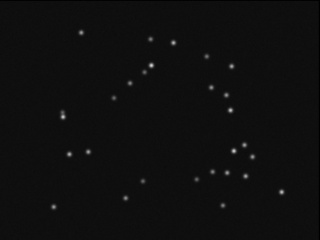
#> input picture tests/rust-fixtures/images/standard/frame_00.jpg, 320 x 240 px
$ python -i foreground_mask.py   (imports and definitions only)
#> lines starting #> are read from the running program, lines starting #| are printed output that depends on the picture; after the words box and inside, x2 and y2 are one past the last pixel; in counts of white or black regions, pixels touching at a corner belong together
#> further down, picture is the input picture: shape (240, 320, 3); min 0, max 212, mean 15.1
"""
Star Trail Aligner - Foreground Mask Module

Provides sky/ground segmentation for foreground preservation during
synthetic trail extension. This ensures the landscape stays sharp
while only the stars are rotated.

The segmentation uses a combination of:
1. Color analysis in HSV space (sky is typically blue/gray)
2. Brightness thresholding (stars are bright points)
3. Morphological cleanup (reduce noise)
"""

import cv2
import numpy as np
from typing import Optional, Tuple


def segment_sky_ground(
    image: np.ndarray,
    method: str = 'combined',
    refinement_iterations: int = 2
) -> np.ndarray:
    """
    Create a binary mask separating sky from ground.

    Args:
        image: Input image in BGR format (uint8 or uint16)
        method: Segmentation method ('brightness', 'color', 'combined')
        refinement_iterations: Number of morphological cleanup passes

    Returns:
        Binary mask where 255 = sky, 0 = ground
    """
    # Normalize to uint8 if needed
    if image.dtype == np.uint16:
        img_8bit = (image / 256).astype(np.uint8)
    elif image.dtype == np.float32 or image.dtype == np.float64:
        img_8bit = (np.clip(image, 0, 255)).astype(np.uint8)
    else:
        img_8bit = image.astype(np.uint8)

    if method == 'brightness':
        sky_mask = _segment_by_brightness(img_8bit)
    elif method == 'color':
        sky_mask = _segment_by_color(img_8bit)
    else:  # combined
        sky_mask = _segment_combined(img_8bit)

    # Morphological cleanup
    sky_mask = _morphological_cleanup(sky_mask, iterations=refinement_iterations)

    return sky_mask


def _segment_by_brightness(image: np.ndarray) -> np.ndarray:
    """
    Segment sky based on brightness threshold.

    Assumes sky is generally brighter than dark ground (common at night).
    Uses Otsu's method for automatic threshold selection.
    """
    # Convert to grayscale
    if len(image.shape) == 3:
        gray = cv2.cvtColor(image, cv2.COLOR_BGR2GRAY)
    else:
        gray = image

    # Apply Gaussian blur to reduce noise
    blurred = cv2.GaussianBlur(gray, (5, 5), 0)

    # Use Otsu's method for automatic threshold
    _, sky_mask = cv2.threshold(blurred, 0, 255, cv2.THRESH_BINARY + cv2.THRESH_OTSU)
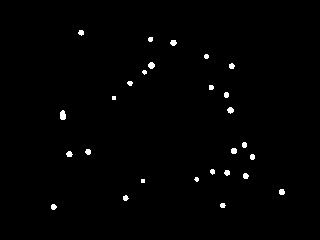
#> sky_mask: shape (240, 320); 0.94% white; 27 white regions (4 under 20 px), largest, box (x1, y1, x2, y2) and area: (60, 110, 66, 120) 50, (148, 62, 155, 69) 37, (227, 107, 234, 114) 34

    return sky_mask


def _segment_by_color(image: np.ndarray) -> np.ndarray:
    """
    Segment sky based on color characteristics.

    Night sky is typically:
    - Low saturation (gray/dark blue)
    - Can be any hue, but often blue-ish
    - Darker than twilight/light pollution
    """
    # Convert to HSV
    hsv = cv2.cvtColor(image, cv2.COLOR_BGR2HSV)
#> hsv: shape (240, 320, 3); mean H, S, V 0, 0, 15.1
    h, s, v = cv2.split(hsv)
#> h: shape (240, 320); every value is 0

    # Sky characteristics:
    # - Low saturation (< 100) for dark night sky
    # - High value (> 200) for twilight/light pollution
    # Combine both conditions
    low_saturation = s < 100
#> low_saturation: shape (240, 320) bool; every value is 1
    high_brightness = v > 200
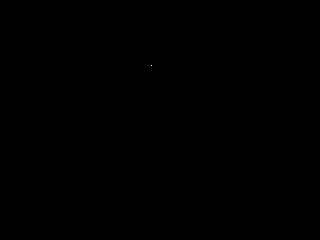
#> high_brightness: shape (240, 320) bool; 0% white in thin lines or dots, all inside (x1, y1, x2, y2) = (151, 65, 152, 66)

    sky_mask = (low_saturation | high_brightness).astype(np.uint8) * 255
#> sky_mask: shape (240, 320); every value is 255

    return sky_mask


def _segment_combined(image: np.ndarray) -> np.ndarray:
    """
    Combined sky segmentation using multiple methods.

    Uses color analysis, brightness, and edge detection to create
    a robust sky mask.
    """
    brightness_mask = _segment_by_brightness(image)
    color_mask = _segment_by_color(image)

    # Combine masks (pixels that satisfy either condition)
    combined = cv2.bitwise_or(brightness_mask, color_mask)

    return combined


def _morphological_cleanup(
    mask: np.ndarray,
    iterations: int = 2,
    kernel_size: int = 5
) -> np.ndarray:
    """
    Clean up mask using morphological operations.

    1. Close (fill small holes) - for gaps in star trails
    2. Open (remove small noise) - for false positives
    """
#> called with iterations = 2, kernel_size = 5
    kernel = cv2.getStructuringElement(cv2.MORPH_ELLIPSE, (kernel_size, kernel_size))

    result = mask
    for _ in range(iterations):
        # Close: fill small holes
        result = cv2.morphologyEx(result, cv2.MORPH_CLOSE, kernel)
        # Open: remove small noise
        result = cv2.morphologyEx(result, cv2.MORPH_OPEN, kernel)

    return result


# [115 lines left out: functions detect_horizon_line, create_gradient_mask, apply_mask_to_image, not called in this run]

>>> import cv2
>>> picture = cv2.imread('../tests/rust-fixtures/images/standard/frame_00.jpg')
>>> result = segment_sky_ground(picture)

$ run again, on tests/rust-fixtures/images/standard/frame_01.png
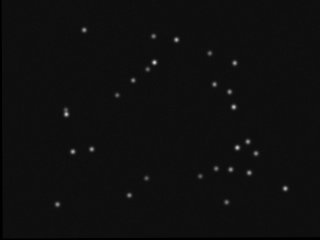
#> input picture tests/rust-fixtures/images/standard/frame_01.png, 320 x 240 px
#> picture is the input picture: shape (240, 320, 3); min 0, max 218, mean 15
#> in _segment_by_brightness, `_, sky_mask = cv2.threshold(blurred, 0, 255, cv2.THRESH_BINARY + cv2.T..`:
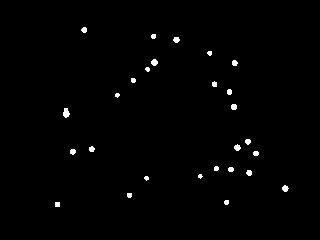
#> sky_mask: shape (240, 320); 0.94% white; 27 white regions (4 under 20 px), largest, box (x1, y1, x2, y2) and area: (63, 108, 70, 118) 50, (151, 59, 158, 66) 37, (234, 144, 241, 151) 34
#> hsv: shape (240, 320, 3); mean H, S, V 0, 0, 15
#> h: shape (240, 320); every value is 0
#> low_saturation: shape (240, 320) bool; every value is 1
#> high_brightness: shape (240, 320) bool; 0% white in thin lines or dots, all inside (x1, y1, x2, y2) = (154, 62, 155, 63)
